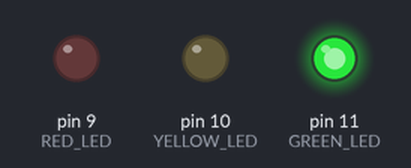
The sketch below on a simulated Arduino Uno, built with avr-gcc and run on an emulated ATmega328P. On the bench: output pins drawn as LEDs (lit = HIGH).

Above: at 4.2 s.
At 8.6 s:
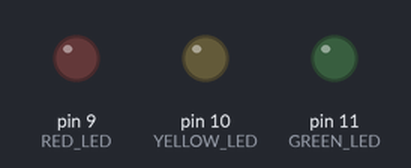
At 11.4 s:
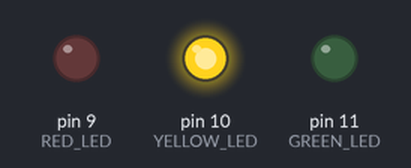
At 16.4 s:
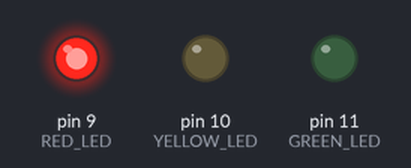
At 21.1 s:
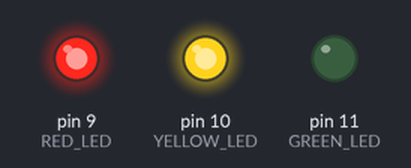
Timing chart, 0 to 28.5 s (numbered marks = the images above):
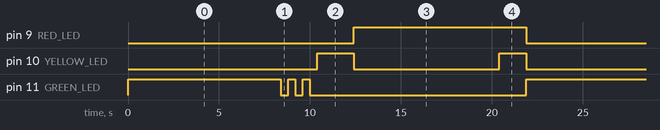

Measured:
- by itself, pin 9 (RED_LED): alternates HIGH for 9.5 s and LOW for 12.4 s
- by itself, pin 10 (YELLOW_LED): repeats every 21.9 s: LOW 8.0 s, HIGH 1.5 s, LOW 10.4 s, HIGH 2.0 s
- by itself, pin 11 (GREEN_LED): repeats every 21.9 s: 2 × (LOW 0.40 s, HIGH 0.40 s), LOW 11.9 s, HIGH 8.4 s

The sketch:

arduino_project_traffic_light_with_LEDs.ino
```cpp
const int GREEN_LED  = 11;
const int YELLOW_LED = 10;
const int RED_LED    = 9;

const unsigned long GREEN_TIME  = 8000;  // 8 seconds
const unsigned long RED_TIME    = 8000;  // 8 seconds
const unsigned long TRANSITION  = 2000;  // 2 seconds
const unsigned long BLINK_SPEED = 400;   // 0.4 seconds

void blinkLED(int pin, int times, int duration) {
  for (int i = 0; i < times; i++) {
    digitalWrite(pin, HIGH);
    delay(duration);
    digitalWrite(pin, LOW);
    delay(duration);
  }
}

void setup() {
  pinMode(GREEN_LED, OUTPUT);
  pinMode(YELLOW_LED, OUTPUT);
  pinMode(RED_LED, OUTPUT);
}

void loop() {

  digitalWrite(GREEN_LED, HIGH);
  delay(GREEN_TIME);
  digitalWrite(GREEN_LED, LOW);

  blinkLED(GREEN_LED, 3, BLINK_SPEED);

  digitalWrite(YELLOW_LED, HIGH);
  delay(TRANSITION);
  digitalWrite(YELLOW_LED, LOW);

  digitalWrite(RED_LED, HIGH);
  delay(RED_TIME);

  digitalWrite(YELLOW_LED, HIGH);
  delay(1500);

  digitalWrite(RED_LED, LOW);
  digitalWrite(YELLOW_LED, LOW);
}
```
